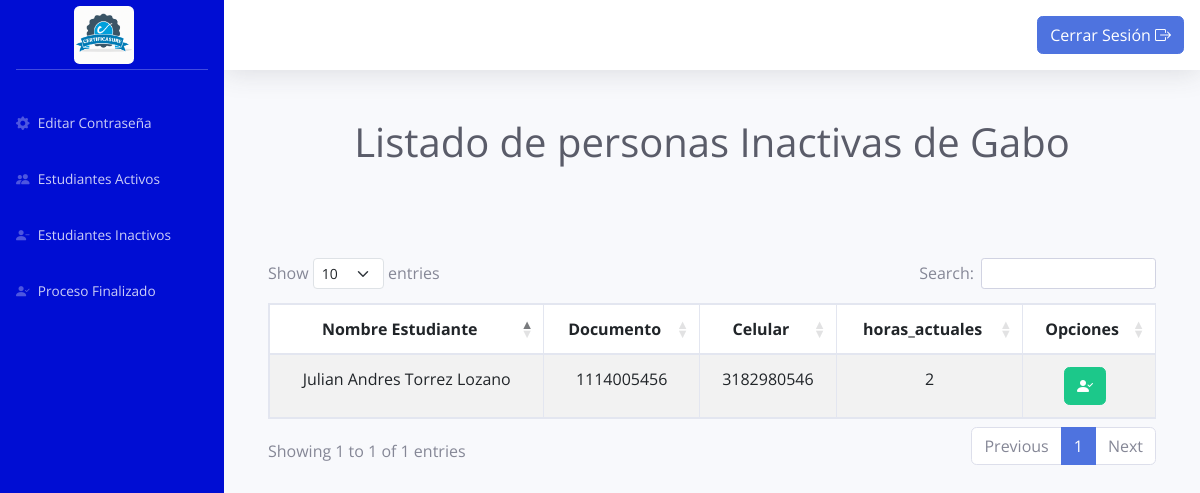
The app's page /estudiantes_inactivos.php?id_usuario=2 (signed in) with its own data.
### tables this page shows
CREATE TABLE `usuario_monitor` (
  `id_monitor` int(10) NOT NULL,
  `id_usuario` int(10) NOT NULL,
  `id_admin` int(10) NOT NULL,
  `nombre` varchar(30) NOT NULL,
  `apellido` varchar(30) NOT NULL,
  `grupo` varchar(30) NOT NULL,
  `duracion_proceso` int(10) NOT NULL,
  `estado` enum('Activo','Inactivo') NOT NULL
);

CREATE TABLE `usuario_normal` (
  `id_estudiante` int(10) NOT NULL,
  `id_usuario` int(10) NOT NULL,
  `id_monitor` int(10) NOT NULL,
  `nombre` varchar(30) NOT NULL,
  `apellido` varchar(30) NOT NULL,
  `documento` varchar(10) NOT NULL,
  `celular` varchar(10) NOT NULL,
  `estado` enum('Activo','Inactivo','Finalizo') NOT NULL
);

### estudiantes_inactivos.php (the view, shortened to what this page needs)
<?php
    include('conexion.php');
?>
<!DOCTYPE html>
<html lang="es">
    <head>
        <link href="https://cdn.jsdelivr.net/npm/bootstrap@5.3.0-alpha3/dist/css/bootstrap.min.css" rel="stylesheet">
	    <link rel="stylesheet" href="https://cdn.jsdelivr.net/npm/bootstrap-icons@1.8.1/font/bootstrap-icons.css">
        <link rel="stylesheet" href="css/footer.css">
        <link href="https://cdn.datatables.net/1.11.3/css/dataTables.bootstrap5.min.css" rel="stylesheet">
        <link rel="stylesheet" href="css/estilos.css">
        <link rel="stylesheet" href="css/estilo.css">
        <link href="css/sb-admin-2.min.css" rel="stylesheet">
        <link href="css/estilo2.css" rel="stylesheet">
    </head>
    <body id="page-top">
        <?php
            $consulta = "SELECT usuario.id_usuario, usuario_monitor.id_monitor, usuario_monitor.grupo FROM usuario_monitor
                        INNER JOIN usuario ON usuario_monitor.id_usuario = usuario.id_usuario
                        INNER JOIN rol ON usuario.id_rol = rol.id_rol
                        WHERE usuario.id_usuario = '$id_usuario' AND rol.id_rol = '2'";
            $resultado = mysqli_query($enlace, $consulta);
            $fila = mysqli_fetch_array($resultado);
        ?>
    <div id="wrapper">
        <ul class="navbar-nav sidebar sidebar-dark accordion" id="accordionSidebar" style="background-color: #000DD3;">
            <center>
                <a class="navbar-brand" href="inicio_monitor.php?id_usuario=<?php echo $_SESSION['id_usuario']; ?>">
                    <img src="img/Logo.png" alt="" width="60" height="0" class="rounded img-fluid d-inline-block align-text-top">
                </a>
            </center>
            <hr class="sidebar-divider my-0" style="background-color: #ffffff;"><br>
            <li class="nav-item">
                <a class="nav-link" data-bs-toggle="modal" data-bs-target="#modalEditar<?php echo $fila['id_usuario']; ?>">
                <i class="bi bi-gear-fill"></i>
                    <span>Editar Contraseña</span>
                </a>
            </li>
            <li class="nav-item">
                <a class="nav-link" href="inicio_monitor.php?id_usuario=<?php echo $_SESSION['id_usuario']; ?>">
                    <i class="bi bi-people-fill"></i>
                    <span>Estudiantes Activos</span>
                </a>
            </li>
            <li class="nav-item">
                <a class="nav-link" href="estudiantes_inactivos.php?id_usuario=<?php echo $_SESSION['id_usuario']; ?>">
                    <i class="bi bi-person-dash-fill"></i>
                    <span>Estudiantes Inactivos</span>
                </a>
            </li>
            <li class="nav-item">
                <a class="nav-link" href="estudiantes_finalizados.php?id_usuario=<?php echo $_SESSION['id_usuario']; ?>">
                    <i class="bi bi-person-check-fill"></i>
                    <span>Proceso Finalizado</span>
                </a>
            </li>
        </ul>
        <div id="content-wrapper" class="d-flex flex-column">
            <div id="content">
                <nav class="navbar navbar-expand navbar-light bg-white topbar mb-4 static-top shadow">
                    <ul class="navbar-nav ml-auto">
                        <div class="navbar-nav mr-auto">
                            <button type="button" class="btn btn-primary" data-bs-toggle="modal" data-bs-target="#modalSalir">Cerrar Sesión <i class="bi bi-box-arrow-right"></i></button>
                        </div>
                    </ul>
                </nav>
                <br>
                <center>
                <h1 class="h1 mb-4 text-gray-800">Listado de personas Inactivas de <?php echo $fila['grupo']; ?></h1>
                </center>
                <div class="container-fluid">
                    <div class="card-body">
                        <br><br>
                        <div class="table-responsive">
                            <table id="mytabla" class="table table-striped table-bordered" style="width:100%">
                                <thead>
                                    <tr>
                                        <th>
                                            <center>Nombre Estudiante</center>
                                        </th>
                                        <th>
                                            <center>Documento</center>
                                        </th>
                                        <th>
                                            <center>Celular</center>
                                        </th>
                                        <th>
                                            <center>horas_actuales</center>
                                        </th>
                                        <th>
                                            <center>Opciones</center>
                                        </th>
                                    </tr>
                                </thead>
                                <tbody>
                                    <?php
                                    $consulta2 = "SELECT usuario_monitor.id_monitor, usuario_normal.id_usuario, usuario_normal.id_estudiante, usuario_normal.nombre, usuario_normal.apellido,
                                                usuario_normal.documento, usuario_normal.celular, SUM(reporte.horas) AS total_horas FROM usuario_normal
                                                LEFT JOIN usuario ON usuario.id_usuario = usuario_normal.id_usuario
                                                LEFT JOIN usuario_monitor ON usuario_monitor.id_monitor = usuario_normal.id_monitor
                                                LEFT JOIN reporte ON reporte.id_estudiante = usuario_normal.id_estudiante
                                                WHERE usuario_normal.estado = 'Inactivo' AND usuario_monitor.id_monitor = '" . $fila['id_monitor'] . "' GROUP BY usuario_normal.id_estudiante";
                                    $resultado2 = mysqli_query($enlace, $consulta2);
                                    while ($fila2 = mysqli_fetch_array($resultado2)) {
                                        ?>
                                        <tr>
                                            <td>
                                                <center><?php echo $fila2['nombre']; ?> <?php echo $fila2['apellido']; ?></center>
                                            </td>
                                            <td>
                                                <center><?php echo $fila2['documento']; ?></center>
                                            </td>
                                            <td>
                                                <center><?php echo $fila2['celular']; ?></center>
                                            </td>
                                            <td>
                                                <center><?php echo $fila2['total_horas']; ?></center>
                                            </td>
                                            <td>
                                                <center>
                                                    <div class="btn-group">
                                                        <button type="button" class="btn btn-success me-2" data-bs-toggle="modal" data-bs-target="#modalActivar<?php echo $fila2['id_estudiante']; ?>">
                                                        <i class="bi bi-person-check-fill"></i>
                                                        </button>
                                                    </div>
                                                </center>
                                            </td>
                                        </tr>
                                    <?php
                                    }
                                    ?>
                                </tbody>
                            </table>
                        </div>
                    </div>
                </div>
            </div>
        </div>
    </div>
</body>
</html>

### css/footer.css (style rules this page uses)
* { margin: 0; padding: 0; box-sizing: border-box; font-family: 'Open Sans', sans-serif; }

### css/estilo.css (style rules this page uses)
body { background-color: #E5E7E9; }

### records on screen
usuario_monitor: grupo "Gabo"
usuario_normal: nombre "Julian Andres", apellido "Torrez Lozano", documento "1114005456", celular "3182980546", total_horas "2"
